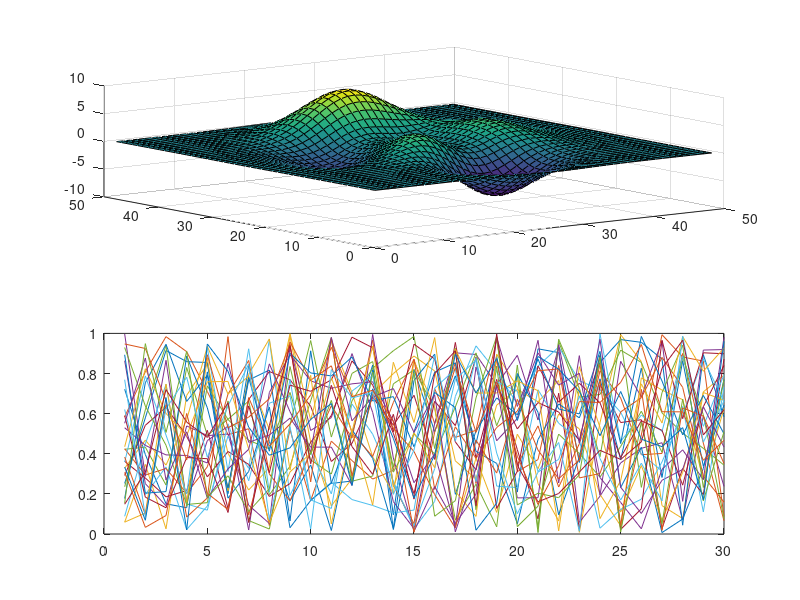

Source code (MATLAB): (Note: this script raises an error after producing the figure.)
%=============================================================================
% Copyright (c) 2016-present Allan CORNET (Nelson)
%=============================================================================
% This file is part of Nelson.
%=============================================================================
% LICENCE_BLOCK_BEGIN
% SPDX-License-Identifier: LGPL-3.0-or-later
% LICENCE_BLOCK_END
%=============================================================================
% <--WEIGHT 2-->
% <--ADV-CLI MODE-->
%=============================================================================
f = figure();
ax1 = subplot(2, 1, 1);
surf(peaks);
ax2 = subplot(2, 1, 2);
plot(rand(30));
%=============================================================================
F = getframe(ax2);
asserts.istrue(isstruct(F));
f1 = figure();
imshow(F.cdata);
%=============================================================================
